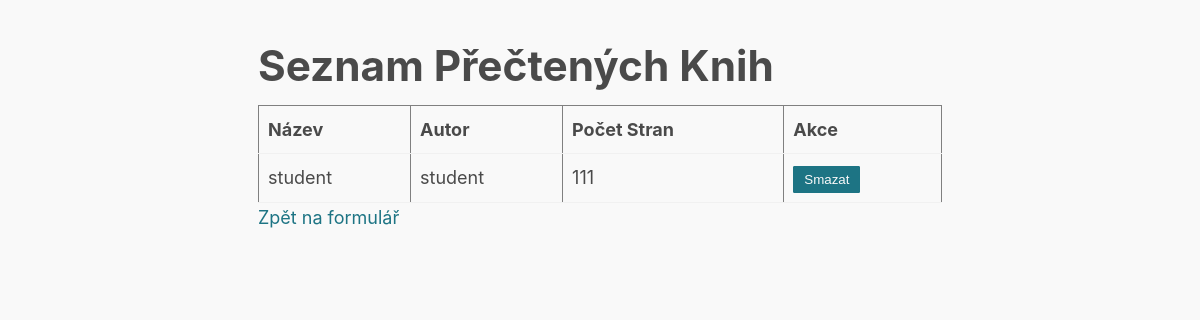
Before: /vypis with the older database file.
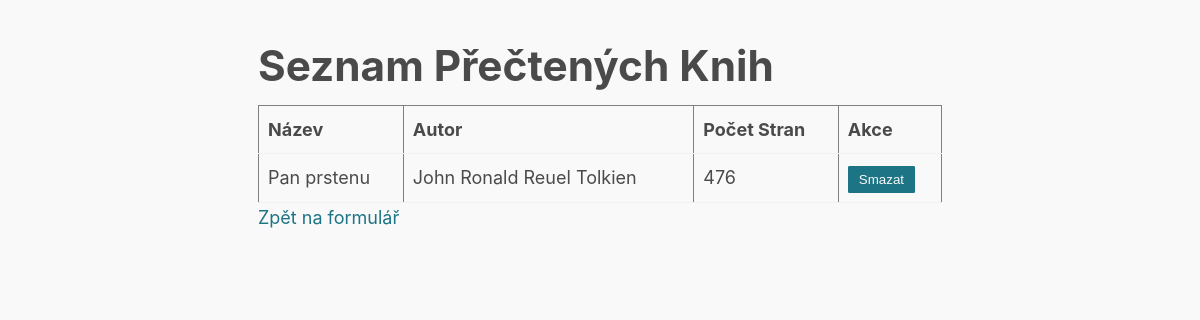
After: the same page with the newer database file.
### app/models.py (models this page shows, shortened)
class ZaznamKnih(Base):
    __tablename__ = "zaznam_knih"
    id = Column(Integer, primary_key=True)
    nazev = Column(String(100), nullable=False)
    autor = Column(String(100), nullable=False)
    pocet_stran = Column(Integer, nullable=False)
    time = Column(DateTime, nullable=False, server_default=func.now())

### app/routes.py (the view)
@bp.route("/vypis", methods=["GET"])
def vypis():
    zaznamy = db.query(ZaznamKnih).all()
    return render_template("vypis.html", zaznamy=zaznamy)

### app/routes.py (called while the page is built)
@bp.before_app_request
def before_request():
    db()

@bp.teardown_app_request
def shutdown_session(response_or_exc):
    db.remove()

### app/templates/vypis.html (shortened to what this page needs)
<!DOCTYPE html>
<html>
<head>
    <link rel= "stylesheet" type= "text/css" href="{{ url_for('static',filename='styles/sakura.css') }}">
</head>
<body>
    <h1>Seznam Přečtených Knih</h1>
    <table border="1">
        <tr>
            <th>Název</th>
            <th>Autor</th>
            <th>Počet Stran</th>
            <th>Akce</th>
        </tr>
        {% for zaznam in zaznamy %}
        <tr>
            <td>{{ zaznam.nazev }}</td>
            <td>{{ zaznam.autor }}</td>
            <td>{{ zaznam.pocet_stran }}</td>
            <td>
                <form action="{{ url_for('routes.smazat', id=zaznam.id) }}" method="POST">
                    <button type="submit">Smazat</button>
                </form>
            </td>
        </tr>
        {% endfor %}
    </table>
    <a href="/zaznam_knih">Zpět na formulář</a>
</body>
</html>

### app/static/styles/sakura.css (style rules this page uses)
html { font-size: 62.5%; font-family: -apple-system, BlinkMacSystemFont, "Segoe UI", Roboto, "Helvetica Neue", Arial, "Noto Sans", sans-serif; }
body { font-size: 1.8rem; line-height: 1.618; max-width: 38em; margin: auto; color: #4a4a4a; background-color: #f9f9f9; padding: 13px; }
h1, h2, h3, h4, h5, h6 { line-height: 1.1; font-family: -apple-system, BlinkMacSystemFont, "Segoe UI", Roboto, "Helvetica Neue", Arial, "Noto Sans", sans-serif; font-weight: 700; margin-top: 3rem; margin-bottom: 1.5rem; overflow-wrap: break-word; word-wrap: break-word; -ms-word-break: break-all; word-break: break-word; }
h1 { font-size: 2.35em; }
a { text-decoration: none; color: #1d7484; }
table { text-align: justify; width: 100%; border-collapse: collapse; }
td, th { padding: 0.5em; border-bottom: 1px solid #f1f1f1; }
.button, button, input[type="submit"], input[type="reset"], input[type="button"] { display: inline-block; padding: 5px 10px; text-align: center; text-decoration: none; white-space: nowrap; background-color: #1d7484; color: #f9f9f9; border-radius: 1px; border: 1px solid #1d7484; cursor: pointer; box-sizing: border-box; }

Changed rows visible on the page:
removed ZaznamKnih: nazev "student", autor "student", pocet_stran "111"
added ZaznamKnih: nazev "Pan prstenu", autor "John Ronald Reuel Tolkien", pocet_stran "476"
